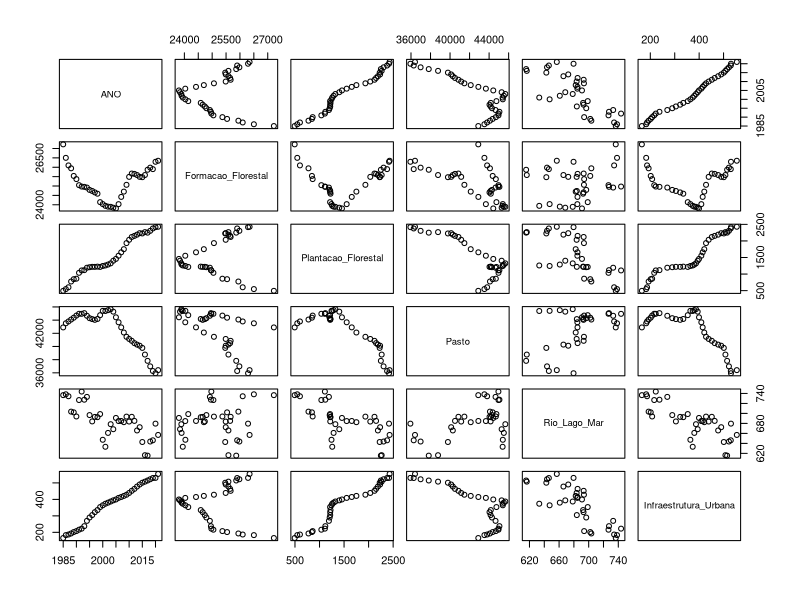
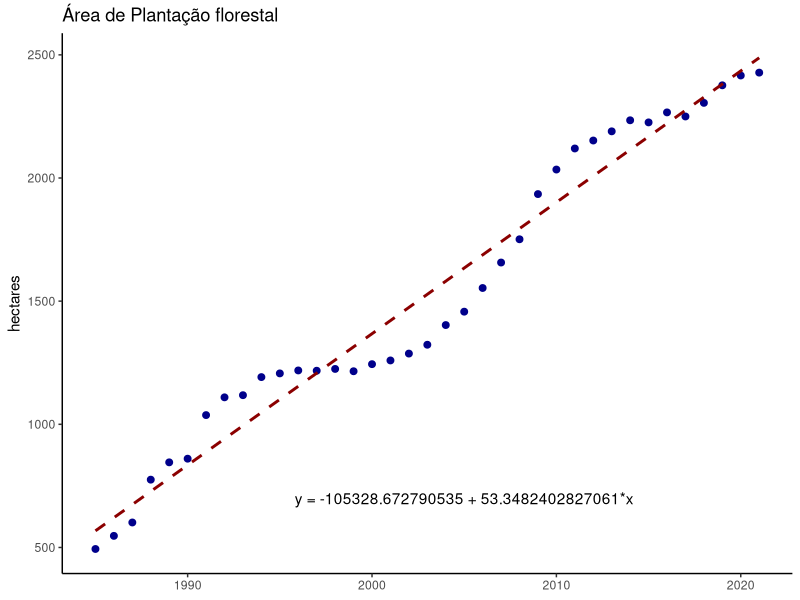
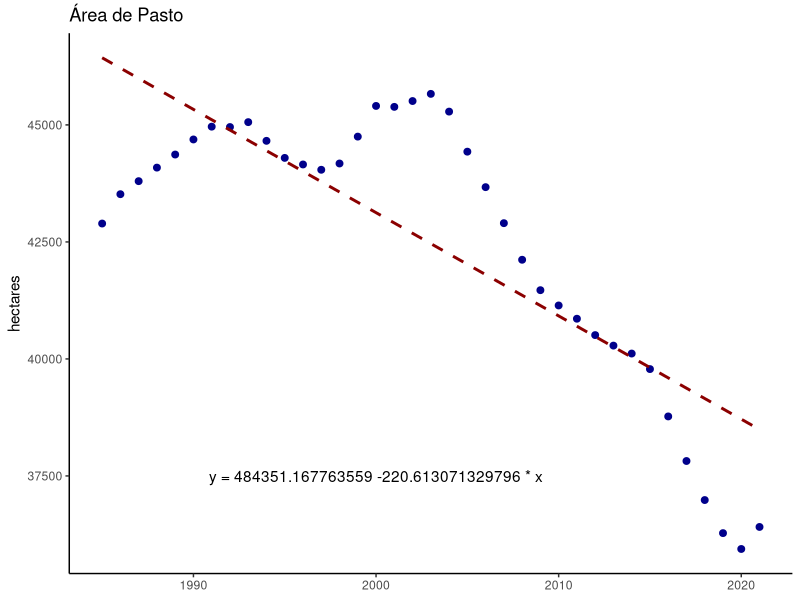
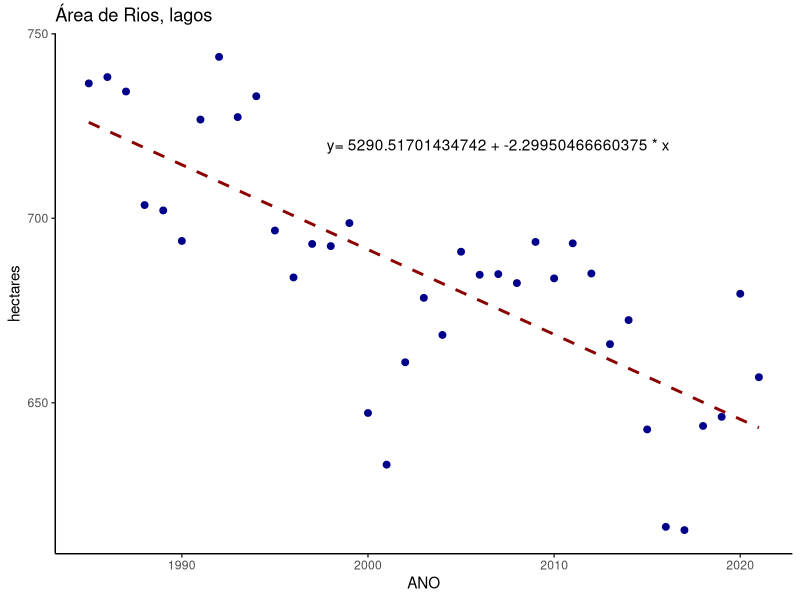
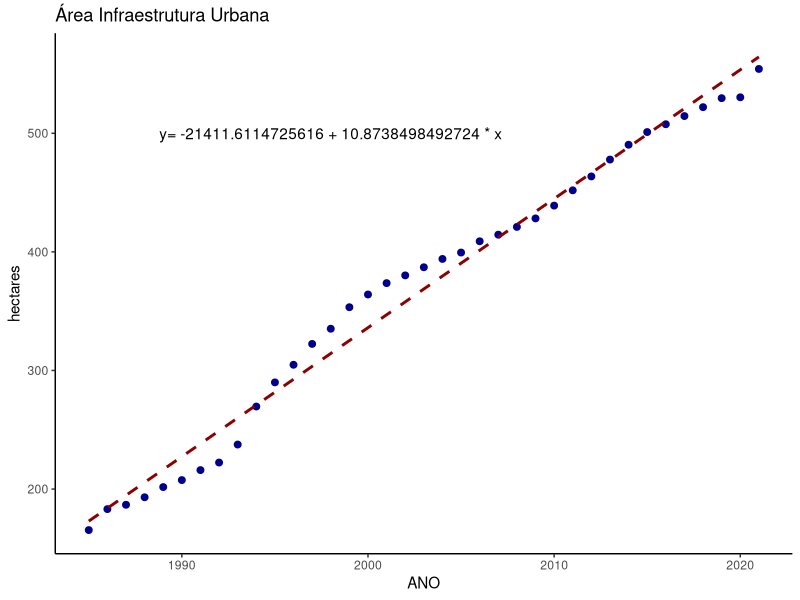
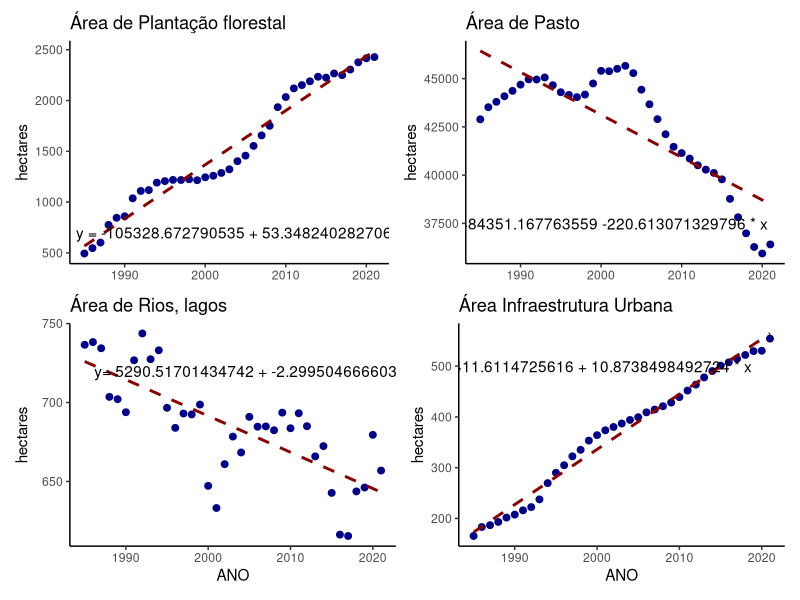
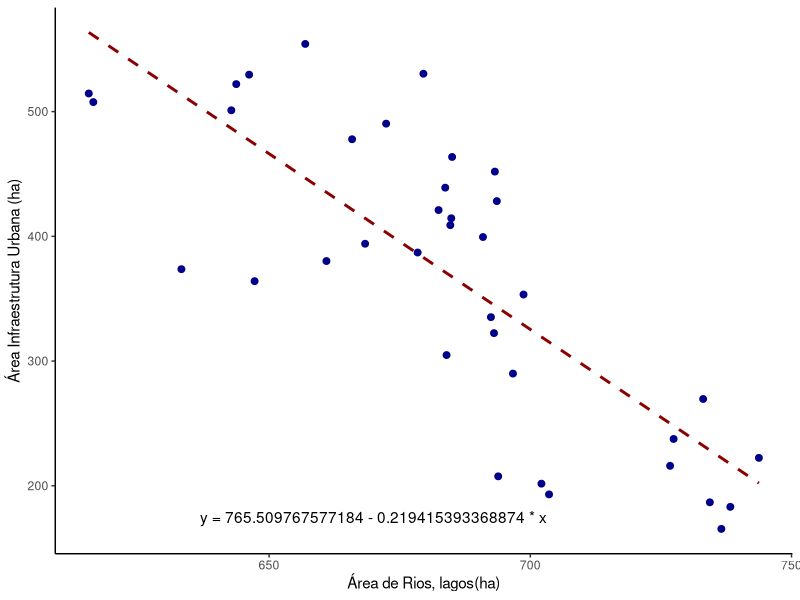
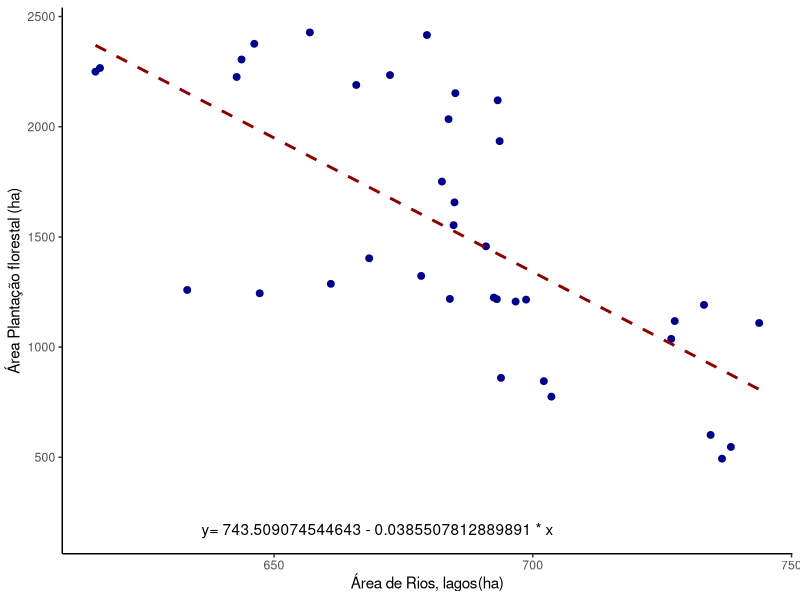

The R script that drew these images, in order:
#install.packages('tidyr')
#install.packages('rlist')
#install.packages('ggplot2')
#install.packages('patchwork')

library(ggplot2)
library(readr)
library(stringr)
library(tidyr)
library(dplyr)
library(rlist)
library(patchwork)

# Função para obter as variáveis estatísticas para análise e interpretação dos dados.
analisamodelo <- function (summary){
  #Dispersion parameter for gaussian family taken to be
  dpgf <- summary$dispersion
  
  #Residual deviance
  rd <- summary$deviance
  
  #Degrees of dispersion - DF / Grau de liberdade()
  dfl <- summary$df.residual
  
  intercept <- summary[["coefficients"]][1]
  variavel <- summary[["coefficients"]][2][1]
  dependente <- summary[["terms"]][[2]]
  independente <- summary[["terms"]][[3]]
  relacao <-  rd/dfl
  index <- dpgf/relacao #se for próximo de 1 a relação é significatica
  equacao <- paste('y=', intercept, '+', variavel, '* x')
  return (c(Dispersion_parameter=dpgf, Residual_deviance=rd,     degrees_of_freedom=dfl, est_intercept = intercept, est_dependente=variavel, var_dependente=dependente, var_independente=independente, relacao=relacao, index=index, equacao=equacao))
}

coverage <- read_csv("datasets/mapbiomas-brazil-collection-71-doce-area.csv", show_col_types = FALSE)

#Seleção de variáveis de interesse neste estudo
var_interesse <- c("ANO", "Forest Formation", "Forest Plantation", "Pasture" , "River, Lake and Ocean", "Urban Infrastructure" )
coverage <- coverage%>%select("area", 'band', 'class_name')
coverage
colnames(coverage) <- c('AREA_HA', 'ANO', 'CLASSE')
coverage$ANO <- str_replace(coverage$ANO, 'classification_', '')
coverage <- coverage %>% filter(CLASSE %in% var_interesse)
coverage <- spread(coverage, CLASSE, AREA_HA)
coverage$ANO <- as.integer(coverage$ANO)

colnames(coverage) <- c("ANO", "Formacao_Florestal", "Plantacao_Florestal", "Pasto" , "Rio_Lago_Mar", "Infraestrutura_Urbana" )

dataset <- coverage

#Remove variável da memória, apartir desta linha consideramos a variável "dataset"
rm(coverage)

attach(dataset)
set.seed(2023)
colnames((dataset))
plot(dataset)
#Variável para armazenar a lista com os dados dos modelos para posterior avaliação
modelos = list()

#### 1 - Análise: Formacao_Florestal~ANO
m1 <- glm(Formacao_Florestal~ANO)
mnulo1 <- glm(Formacao_Florestal~1)

anova.md1 <- anova(m1, mnulo1, test='F')
summary.m1 <- summary(m1)

dt.modelo1 <- analisamodelo(summary.m1)
modelos <- append(modelos, dt.modelo1)

#### 1.1 - Gráfico: Formacao_Florestal~ANO
#plot(Formacao_Florestal~ANO, ylab="Formação florestal plantada (ha)", xlab=dt.modelo1$var_independente, pch=16,las=1,bty="l")
chart.m1 <- ggplot(data=dataset, aes(y=Formacao_Florestal, x=ANO)) + 
  geom_point(color='darkblue', size=2) +
  theme(
    axis.line = element_line(),
    panel.grid.major = element_blank(),
    panel.grid.minor = element_blank(),
    panel.border = element_blank(),
    panel.background = element_blank()
  ) +
  labs(
    #x = 'ANO',
    y = 'hectares',
    title = 'Área de Formação florestal'
  ) #+ annotate("text", x = 1990, y = 0, label = equacao) 
  #facet_grid(Formacao_Florestal + Plantacao_Florestal~ANO)

#### 2 - Análise: Plantacao_Florestal~ANO
m2 <- glm(Plantacao_Florestal~ANO)
mnulo2 <- glm(Plantacao_Florestal~1)

anova.md2 <- anova(m2, mnulo2, test='F')
summary.m2 <- summary(m2)

dt.modelo2 <- analisamodelo(summary.m2)
modelos <- append(modelos, dt.modelo2)
anova.md2
dt.modelo2
#### 2.1 - Gráfico: Plantacao_Florestal~ANO
chart.m2 <- ggplot(data=dataset, aes(y=Plantacao_Florestal, x=ANO)) + 
  geom_point(color='darkblue', size=2) + 
  theme(
    axis.line = element_line(),
    axis.title.x = element_blank(),
    panel.grid.major = element_blank(),
    panel.grid.minor = element_blank(),
    panel.border = element_blank(),
    panel.background = element_blank()
  ) +
  stat_smooth(method = "lm",
  linetype="dashed", color="darkred", se = FALSE, size = 1) +
  labs(
    #x = 'ANO',
    y = 'hectares',
    title = 'Área de Plantação florestal'
  ) +
  annotate("text", x = 2005, y = 700, label = "y = -105328.672790535 + 53.3482402827061*x", parse = FALSE)
chart.m2

#### 3 - Análise: Pasto~ANO
m3 <- glm(Pasto~ANO)
mnulo3 <- glm(Pasto~1)

anova.md3 <- anova(m3, mnulo3, test='F')
summary.m3 <- summary(m3)

dt.modelo3 <- analisamodelo(summary.m3)
modelos <- append(modelos, dt.modelo3)
anova.md3
dt.modelo3
1.531e-09<0.05
#### 3.2 - Gráfico: Pasto~ANO
#Pasto~ANO
chart.m3 <- ggplot(data=dataset, aes(y=Pasto, x=ANO)) + 
  geom_point(color='darkblue', size=2) +
  theme(
    axis.line = element_line(),
    axis.title.x = element_blank(),
    panel.grid.major = element_blank(),
    panel.grid.minor = element_blank(),
    panel.border = element_blank(),
    panel.background = element_blank()
  ) +
  stat_smooth(method = "lm",
              linetype="dashed", color="darkred", se = FALSE, size = 1) +
  annotate("text", y = 37500, x = 2000, label = "y = 484351.167763559 -220.613071329796 * x", parse = FALSE) +
  labs(
    #x = 'ANO',
    y = 'hectares',
    title = 'Área de Pasto'
  )

chart.m3
summary.m3


#### 4 - Análise: Rio_Lago_Mar~ANO
m4 <- glm(Rio_Lago_Mar~ANO)
mnulo4 <- glm(Rio_Lago_Mar~1)

anova.md4 <- anova(m4, mnulo4, test='F')
summary.m4 <- summary(m4)

dt.modelo4 <- analisamodelo(summary.m4)
modelos <- append(modelos, dt.modelo4)
anova.md4
dt.modelo4
8.235e-08<0.05
chart.m4 <- ggplot(data=dataset, aes(y=Rio_Lago_Mar, x=ANO)) + 
  geom_point(color='darkblue', size=2) +
  theme(
    axis.line = element_line(),
    panel.grid.major = element_blank(),
    panel.grid.minor = element_blank(),
    panel.border = element_blank(),
    panel.background = element_blank()
  ) +
  stat_smooth(method = "lm",
              linetype="dashed", color="darkred", se = FALSE, size = 1) +
  annotate("text", y = 720, x = 2007, label = "y= 5290.51701434742 + -2.29950466660375 * x", parse = FALSE) +
  labs(
    x = 'ANO',
    y = 'hectares',
    title = 'Área de Rios, lagos'
  )
chart.m4

#### 5 - Análise: Infraestrutura_Urbana~ANO
m5 <- glm(Infraestrutura_Urbana~ANO)
mnulo5 <- glm(Infraestrutura_Urbana~1)

anova.md5 <- anova(m5, mnulo5, test='F')
summary.m5 <- summary(m5)

dt.modelo5 <- analisamodelo(summary.m5)
modelos <- append(modelos, dt.modelo5)
anova.md5
dt.modelo5
2.2e-16<0.05
chart.m5 <- ggplot(data=dataset, aes(y=Infraestrutura_Urbana, x=ANO)) + 
  geom_point(color='darkblue', size=2) +
  theme(
    axis.line = element_line(),
    panel.grid.major = element_blank(),
    panel.grid.minor = element_blank(),
    panel.border = element_blank(),
    panel.background = element_blank()
  ) +
  stat_smooth(method = "lm",
            linetype="dashed", color="darkred", se = FALSE, size = 1) +
  annotate("text", y = 500, x = 1998, label = "y= -21411.6114725616 + 10.8738498492724 * x", parse = FALSE) +
  labs(
    x = 'ANO',
    y = 'hectares',
    title = 'Área Infraestrutura Urbana'
  )
chart.m5

charts1 <- (chart.m2 | chart.m3) / (chart.m4 | chart.m5)
charts1 + annotate("text", y = 0, x = 0, label = "figura 01")

colnames(dataset)


#### 6 - Análise: Rio_Lago_Mar~Infraestrutura_Urbana
m6 <- glm(Rio_Lago_Mar~Infraestrutura_Urbana)
mnulo6 <- glm(Rio_Lago_Mar~1)

anova.md6 <- anova(m6, mnulo6, test='F')
summary.m6 <- summary(m6)

dt.modelo6 <- analisamodelo(summary.m6)
modelos <- append(modelos, dt.modelo6)
anova.md6
dt.modelo6
anova.md6$`Pr(>F)`<0.05

chart.m6 <- ggplot(data=dataset, aes(y=Infraestrutura_Urbana, x=Rio_Lago_Mar)) + 
  geom_point(color='darkblue', size=2) +
  theme(
    axis.line = element_line(),
    panel.grid.major = element_blank(),
    panel.grid.minor = element_blank(),
    panel.border = element_blank(),
    panel.background = element_blank()
  ) +
  stat_smooth(method = "lm",
              linetype="dashed", color="darkred", se = FALSE, size = 1) +
  annotate("text", y = 175, x = 670, label = "y = 765.509767577184 - 0.219415393368874 * x", parse = FALSE) +
  labs(
    x = 'Área de Rios, lagos(ha)',
    y = 'Área Infraestrutura Urbana (ha)',
  )
chart.m6
summary.m6
dt.modelo6
colnames(dataset)

#### 7 - Análise: Rio_Lago_Mar~Plantacao_Florestal
m7 <- glm(Rio_Lago_Mar~Plantacao_Florestal)
mnulo7 <- glm(Rio_Lago_Mar~1)

anova.md7 <- anova(m7, mnulo7, test='F')
summary.m7 <- summary(m7)

dt.modelo7 <- analisamodelo(summary.m7)
modelos <- append(modelos, dt.modelo7)
anova.md7
dt.modelo7
anova.md7$`Pr(>F)`<0.05

chart.m7 <- ggplot(data=dataset, aes(y=Plantacao_Florestal, x=Rio_Lago_Mar)) + 
  geom_point(color='darkblue', size=2) +
  theme(
    axis.line = element_line(),
    panel.grid.major = element_blank(),
    panel.grid.minor = element_blank(),
    panel.border = element_blank(),
    panel.background = element_blank()
  ) +
  stat_smooth(method = "lm",
              linetype="dashed", color="darkred", se = FALSE, size = 1) +
  annotate("text", y = 175, x = 670, label = "y= 743.509074544643 - 0.0385507812889891 * x", parse = FALSE) +
  labs(
    x = 'Área de Rios, lagos(ha)',
    y = 'Área Plantação florestal (ha)',
  )
chart.m7
summary.m7
dt.modelo7

#### 8 - Análise: Rio_Lago_Mar~Pasto
#### 9 - Análise: Rio_Lago_Mar~Infraestrutura_Urbana
#### 10 - Análise: Rio_Lago_Mar~Formacao_Florestal
